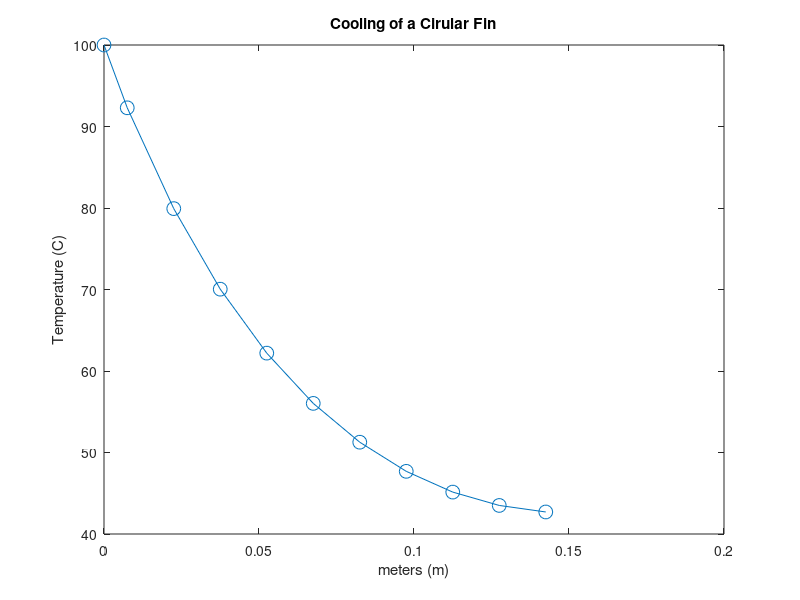

Source code (MATLAB):
%------------------ ENGR401 - 1D cooling in a Rod  -----------------------%
%
%
% Ben Munro
% Developed : 29/04/2013
% Last Modified : 29/04/2013
%
%V & M Example 4.3
% Discription : Cooling of a cirular fin by convection along its length

clc
clear

%# Known Values
L = .15;
dx = .015;
k = 398;
h = 100;
TA = 25;
TB = 100;
Area = .005^2*pi/4;
p = pi * 5/1000;

n= h*p/k/Area;

%# Create Mesh
x = dx/2:dx:L;
N=length(x);

%# Calculated Constants
Area = 1;
aw = 1/dx;
ae = 1/dx;

%# Create Matrix
A = zeros(N,N);
b = zeros(N,1);

for i = 1:N
    
    if x(i) == min(x)                           %# Boundary Point 1
        
        A(i,i) = ae + (n * dx + (2/dx));
        A(i,i+1) = -ae;
        b(i,1) = (n * dx *TA) + (2/dx)*TB;
        
    elseif x(i) == max(x)                       %# Boundary Point 2
        
        A(i,i) = ae+  n *dx;
        A(i,i-1) = -aw;
        b(i,1) = (n * dx *TA); 
        
    else                                        %# Internal Nodes 
        
        A(i,i) = ae + aw + n * dx;
        A(i,i+1) = -ae;
        A(i,i-1) = -aw;
        b(i,1) = (n * dx *TA) ;
        
    end
    
end

%# Solve linear system of equations For Temp along fin 
T = A\b;

disp('Temperature along rod')
disp(T)

%# Plot results
plot([0,x],[TB;T], 'o-','markersize',10)
title('Cooling of a Cirular Fin')
xlabel('meters (m)')
ylabel('Temperature (C)')


